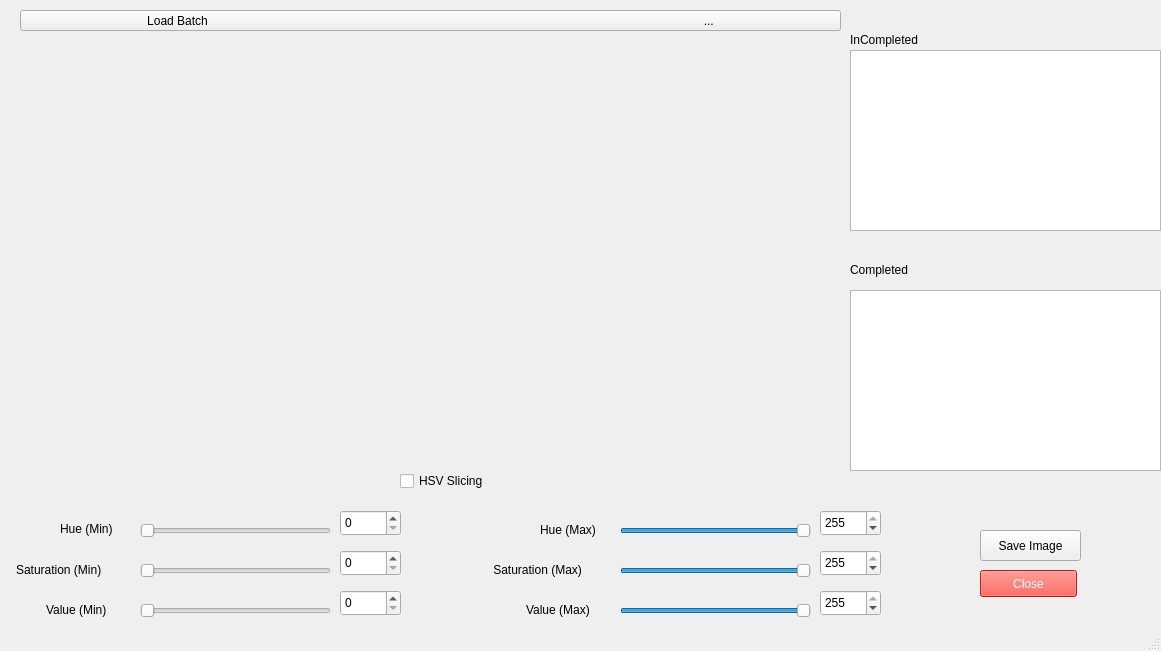
<?xml version="1.0" encoding="UTF-8"?>
<ui version="4.0">
 <class>mainWindow</class>
 <widget class="QMainWindow" name="mainWindow">
  <property name="geometry">
   <rect>
    <x>0</x>
    <y>0</y>
    <width>1161</width>
    <height>651</height>
   </rect>
  </property>
  <property name="windowTitle">
   <string>MainWindow</string>
  </property>
  <property name="styleSheet">
   <string notr="true"/>
  </property>
  <widget class="QWidget" name="centralwidget">
   <widget class="QCheckBox" name="HSV">
    <property name="geometry">
     <rect>
      <x>400</x>
      <y>470</y>
      <width>171</width>
      <height>22</height>
     </rect>
    </property>
    <property name="text">
     <string>HSV Slicing</string>
    </property>
    <property name="checkable">
     <bool>true</bool>
    </property>
    <property name="checked">
     <bool>false</bool>
    </property>
   </widget>
   <widget class="QPushButton" name="startImage">
    <property name="geometry">
     <rect>
      <x>20</x>
      <y>10</y>
      <width>821</width>
      <height>21</height>
     </rect>
    </property>
    <property name="text">
     <string>Load Batch                                                                                                                                                     ...</string>
    </property>
   </widget>
   <widget class="QWidget" name="ImgWidget" native="true">
    <property name="geometry">
     <rect>
      <x>10</x>
      <y>40</y>
      <width>791</width>
      <height>421</height>
     </rect>
    </property>
    <widget class="QLabel" name="label_4">
     <property name="geometry">
      <rect>
       <x>-94</x>
       <y>700</y>
       <width>81</width>
       <height>20</height>
      </rect>
     </property>
     <property name="text">
      <string>Value (Min)</string>
     </property>
    </widget>
    <widget class="QLabel" name="label_11">
     <property name="geometry">
      <rect>
       <x>-80</x>
       <y>620</y>
       <width>67</width>
       <height>17</height>
      </rect>
     </property>
     <property name="text">
      <string>Hue (Min)</string>
     </property>
    </widget>
    <widget class="QLabel" name="label_10">
     <property name="geometry">
      <rect>
       <x>-124</x>
       <y>660</y>
       <width>111</width>
       <height>20</height>
      </rect>
     </property>
     <property name="text">
      <string>Saturation (Min)</string>
     </property>
    </widget>
   </widget>
   <widget class="QLabel" name="label_8">
    <property name="geometry">
     <rect>
      <x>0</x>
      <y>-20</y>
      <width>141</width>
      <height>131</height>
     </rect>
    </property>
    <property name="text">
     <string/>
    </property>
    <property name="pixmap">
     <pixmap>../../../../../../home/tamil/Downloads/0.png</pixmap>
    </property>
   </widget>
   <widget class="QSpinBox" name="spinBox_3">
    <property name="geometry">
     <rect>
      <x>340</x>
      <y>590</y>
      <width>61</width>
      <height>26</height>
     </rect>
    </property>
    <property name="tabletTracking">
     <bool>false</bool>
    </property>
    <property name="maximum">
     <number>255</number>
    </property>
   </widget>
   <widget class="QSlider" name="S1">
    <property name="geometry">
     <rect>
      <x>140</x>
      <y>560</y>
      <width>191</width>
      <height>21</height>
     </rect>
    </property>
    <property name="tabletTracking">
     <bool>false</bool>
    </property>
    <property name="maximum">
     <number>255</number>
    </property>
    <property name="orientation">
     <enum>Qt::Horizontal</enum>
    </property>
   </widget>
   <widget class="QSlider" name="V2">
    <property name="geometry">
     <rect>
      <x>620</x>
      <y>600</y>
      <width>191</width>
      <height>21</height>
     </rect>
    </property>
    <property name="tabletTracking">
     <bool>false</bool>
    </property>
    <property name="maximum">
     <number>255</number>
    </property>
    <property name="value">
     <number>255</number>
    </property>
    <property name="orientation">
     <enum>Qt::Horizontal</enum>
    </property>
   </widget>
   <widget class="QLabel" name="label_5">
    <property name="geometry">
     <rect>
      <x>540</x>
      <y>520</y>
      <width>71</width>
      <height>20</height>
     </rect>
    </property>
    <property name="text">
     <string>Hue (Max)</string>
    </property>
   </widget>
   <widget class="QLabel" name="label_6">
    <property name="geometry">
     <rect>
      <x>46</x>
      <y>600</y>
      <width>81</width>
      <height>20</height>
     </rect>
    </property>
    <property name="text">
     <string>Value (Min)</string>
    </property>
   </widget>
   <widget class="QSlider" name="H2">
    <property name="geometry">
     <rect>
      <x>620</x>
      <y>520</y>
      <width>191</width>
      <height>21</height>
     </rect>
    </property>
    <property name="tabletTracking">
     <bool>false</bool>
    </property>
    <property name="maximum">
     <number>255</number>
    </property>
    <property name="value">
     <number>255</number>
    </property>
    <property name="orientation">
     <enum>Qt::Horizontal</enum>
    </property>
   </widget>
   <widget class="QLabel" name="label_7">
    <property name="geometry">
     <rect>
      <x>526</x>
      <y>600</y>
      <width>81</width>
      <height>20</height>
     </rect>
    </property>
    <property name="text">
     <string>Value (Max)</string>
    </property>
   </widget>
   <widget class="QSpinBox" name="spinBox_2">
    <property name="geometry">
     <rect>
      <x>340</x>
      <y>550</y>
      <width>61</width>
      <height>26</height>
     </rect>
    </property>
    <property name="tabletTracking">
     <bool>false</bool>
    </property>
    <property name="maximum">
     <number>255</number>
    </property>
   </widget>
   <widget class="QSlider" name="V1">
    <property name="geometry">
     <rect>
      <x>140</x>
      <y>600</y>
      <width>191</width>
      <height>21</height>
     </rect>
    </property>
    <property name="tabletTracking">
     <bool>false</bool>
    </property>
    <property name="maximum">
     <number>255</number>
    </property>
    <property name="orientation">
     <enum>Qt::Horizontal</enum>
    </property>
   </widget>
   <widget class="QLabel" name="label_12">
    <property name="geometry">
     <rect>
      <x>480</x>
      <y>560</y>
      <width>131</width>
      <height>20</height>
     </rect>
    </property>
    <property name="text">
     <string>    Saturation (Max)</string>
    </property>
   </widget>
   <widget class="QSlider" name="H1">
    <property name="geometry">
     <rect>
      <x>140</x>
      <y>520</y>
      <width>191</width>
      <height>21</height>
     </rect>
    </property>
    <property name="tabletTracking">
     <bool>false</bool>
    </property>
    <property name="maximum">
     <number>255</number>
    </property>
    <property name="orientation">
     <enum>Qt::Horizontal</enum>
    </property>
    <property name="invertedControls">
     <bool>false</bool>
    </property>
   </widget>
   <widget class="QLabel" name="label_13">
    <property name="geometry">
     <rect>
      <x>16</x>
      <y>560</y>
      <width>111</width>
      <height>20</height>
     </rect>
    </property>
    <property name="text">
     <string>Saturation (Min)</string>
    </property>
   </widget>
   <widget class="QSlider" name="S2">
    <property name="geometry">
     <rect>
      <x>620</x>
      <y>560</y>
      <width>191</width>
      <height>21</height>
     </rect>
    </property>
    <property name="tabletTracking">
     <bool>false</bool>
    </property>
    <property name="maximum">
     <number>255</number>
    </property>
    <property name="value">
     <number>255</number>
    </property>
    <property name="orientation">
     <enum>Qt::Horizontal</enum>
    </property>
   </widget>
   <widget class="QSpinBox" name="spinBox">
    <property name="geometry">
     <rect>
      <x>340</x>
      <y>510</y>
      <width>61</width>
      <height>26</height>
     </rect>
    </property>
    <property name="tabletTracking">
     <bool>false</bool>
    </property>
    <property name="maximum">
     <number>255</number>
    </property>
   </widget>
   <widget class="QLabel" name="label_2">
    <property name="geometry">
     <rect>
      <x>60</x>
      <y>520</y>
      <width>67</width>
      <height>17</height>
     </rect>
    </property>
    <property name="text">
     <string>Hue (Min)</string>
    </property>
   </widget>
   <widget class="QSpinBox" name="spinBox_6">
    <property name="geometry">
     <rect>
      <x>820</x>
      <y>590</y>
      <width>61</width>
      <height>26</height>
     </rect>
    </property>
    <property name="tabletTracking">
     <bool>true</bool>
    </property>
    <property name="maximum">
     <number>255</number>
    </property>
    <property name="value">
     <number>255</number>
    </property>
   </widget>
   <widget class="QSpinBox" name="spinBox_4">
    <property name="geometry">
     <rect>
      <x>820</x>
      <y>510</y>
      <width>61</width>
      <height>26</height>
     </rect>
    </property>
    <property name="tabletTracking">
     <bool>false</bool>
    </property>
    <property name="maximum">
     <number>255</number>
    </property>
    <property name="value">
     <number>255</number>
    </property>
   </widget>
   <widget class="QSpinBox" name="spinBox_7">
    <property name="geometry">
     <rect>
      <x>820</x>
      <y>550</y>
      <width>61</width>
      <height>26</height>
     </rect>
    </property>
    <property name="tabletTracking">
     <bool>false</bool>
    </property>
    <property name="maximum">
     <number>255</number>
    </property>
    <property name="value">
     <number>255</number>
    </property>
   </widget>
   <widget class="QListWidget" name="imgs_list">
    <property name="geometry">
     <rect>
      <x>850</x>
      <y>50</y>
      <width>311</width>
      <height>181</height>
     </rect>
    </property>
   </widget>
   <widget class="QListWidget" name="imgs_list_2">
    <property name="geometry">
     <rect>
      <x>850</x>
      <y>290</y>
      <width>311</width>
      <height>181</height>
     </rect>
    </property>
   </widget>
   <widget class="QLabel" name="label_9">
    <property name="geometry">
     <rect>
      <x>850</x>
      <y>30</y>
      <width>191</width>
      <height>20</height>
     </rect>
    </property>
    <property name="text">
     <string>InCompleted</string>
    </property>
   </widget>
   <widget class="QLabel" name="label_14">
    <property name="geometry">
     <rect>
      <x>850</x>
      <y>260</y>
      <width>191</width>
      <height>20</height>
     </rect>
    </property>
    <property name="text">
     <string>Completed</string>
    </property>
   </widget>
   <widget class="QPushButton" name="save">
    <property name="geometry">
     <rect>
      <x>980</x>
      <y>530</y>
      <width>101</width>
      <height>31</height>
     </rect>
    </property>
    <property name="styleSheet">
     <string notr="true"/>
    </property>
    <property name="text">
     <string>Save Image</string>
    </property>
   </widget>
   <widget class="QPushButton" name="close_button">
    <property name="geometry">
     <rect>
      <x>980</x>
      <y>570</y>
      <width>97</width>
      <height>27</height>
     </rect>
    </property>
    <property name="styleSheet">
     <string notr="true">background-color: rgb(255, 44, 29);
color: rgb(255, 255, 255);</string>
    </property>
    <property name="text">
     <string>Close</string>
    </property>
   </widget>
  </widget>
  <widget class="QStatusBar" name="statusbar"/>
  <action name="actionOpen_image">
   <property name="text">
    <string>Open image</string>
   </property>
  </action>
  <action name="actionOpen_video">
   <property name="text">
    <string>Open video</string>
   </property>
  </action>
  <action name="actionStart_Webcam">
   <property name="text">
    <string>Start Webcam</string>
   </property>
  </action>
 </widget>
 <resources/>
 <connections>
  <connection>
   <sender>H1</sender>
   <signal>valueChanged(int)</signal>
   <receiver>spinBox</receiver>
   <slot>setValue(int)</slot>
   <hints>
    <hint type="sourcelabel">
     <x>430</x>
     <y>765</y>
    </hint>
    <hint type="destinationlabel">
     <x>630</x>
     <y>760</y>
    </hint>
   </hints>
  </connection>
  <connection>
   <sender>S1</sender>
   <signal>valueChanged(int)</signal>
   <receiver>spinBox_2</receiver>
   <slot>setValue(int)</slot>
   <hints>
    <hint type="sourcelabel">
     <x>430</x>
     <y>805</y>
    </hint>
    <hint type="destinationlabel">
     <x>630</x>
     <y>800</y>
    </hint>
   </hints>
  </connection>
  <connection>
   <sender>V1</sender>
   <signal>valueChanged(int)</signal>
   <receiver>spinBox_3</receiver>
   <slot>setValue(int)</slot>
   <hints>
    <hint type="sourcelabel">
     <x>430</x>
     <y>845</y>
    </hint>
    <hint type="destinationlabel">
     <x>630</x>
     <y>840</y>
    </hint>
   </hints>
  </connection>
  <connection>
   <sender>H2</sender>
   <signal>valueChanged(int)</signal>
   <receiver>spinBox_4</receiver>
   <slot>setValue(int)</slot>
   <hints>
    <hint type="sourcelabel">
     <x>910</x>
     <y>765</y>
    </hint>
    <hint type="destinationlabel">
     <x>1110</x>
     <y>760</y>
    </hint>
   </hints>
  </connection>
  <connection>
   <sender>S2</sender>
   <signal>valueChanged(int)</signal>
   <receiver>spinBox_7</receiver>
   <slot>setValue(int)</slot>
   <hints>
    <hint type="sourcelabel">
     <x>910</x>
     <y>805</y>
    </hint>
    <hint type="destinationlabel">
     <x>1110</x>
     <y>800</y>
    </hint>
   </hints>
  </connection>
  <connection>
   <sender>V2</sender>
   <signal>valueChanged(int)</signal>
   <receiver>spinBox_6</receiver>
   <slot>setValue(int)</slot>
   <hints>
    <hint type="sourcelabel">
     <x>926</x>
     <y>844</y>
    </hint>
    <hint type="destinationlabel">
     <x>1110</x>
     <y>840</y>
    </hint>
   </hints>
  </connection>
  <connection>
   <sender>spinBox</sender>
   <signal>valueChanged(int)</signal>
   <receiver>H1</receiver>
   <slot>setValue(int)</slot>
   <hints>
    <hint type="sourcelabel">
     <x>647</x>
     <y>731</y>
    </hint>
    <hint type="destinationlabel">
     <x>550</x>
     <y>725</y>
    </hint>
   </hints>
  </connection>
  <connection>
   <sender>spinBox_2</sender>
   <signal>valueChanged(int)</signal>
   <receiver>S1</receiver>
   <slot>setValue(int)</slot>
   <hints>
    <hint type="sourcelabel">
     <x>672</x>
     <y>763</y>
    </hint>
    <hint type="destinationlabel">
     <x>565</x>
     <y>764</y>
    </hint>
   </hints>
  </connection>
  <connection>
   <sender>spinBox_3</sender>
   <signal>valueChanged(int)</signal>
   <receiver>V1</receiver>
   <slot>setValue(int)</slot>
   <hints>
    <hint type="sourcelabel">
     <x>665</x>
     <y>803</y>
    </hint>
    <hint type="destinationlabel">
     <x>595</x>
     <y>806</y>
    </hint>
   </hints>
  </connection>
  <connection>
   <sender>spinBox_4</sender>
   <signal>valueChanged(int)</signal>
   <receiver>H2</receiver>
   <slot>setValue(int)</slot>
   <hints>
    <hint type="sourcelabel">
     <x>1127</x>
     <y>723</y>
    </hint>
    <hint type="destinationlabel">
     <x>1065</x>
     <y>727</y>
    </hint>
   </hints>
  </connection>
  <connection>
   <sender>spinBox_7</sender>
   <signal>valueChanged(int)</signal>
   <receiver>S2</receiver>
   <slot>setValue(int)</slot>
   <hints>
    <hint type="sourcelabel">
     <x>1122</x>
     <y>765</y>
    </hint>
    <hint type="destinationlabel">
     <x>1039</x>
     <y>766</y>
    </hint>
   </hints>
  </connection>
  <connection>
   <sender>spinBox_6</sender>
   <signal>valueChanged(int)</signal>
   <receiver>V2</receiver>
   <slot>setValue(int)</slot>
   <hints>
    <hint type="sourcelabel">
     <x>1131</x>
     <y>796</y>
    </hint>
    <hint type="destinationlabel">
     <x>1020</x>
     <y>810</y>
    </hint>
   </hints>
  </connection>
 </connections>
</ui>
